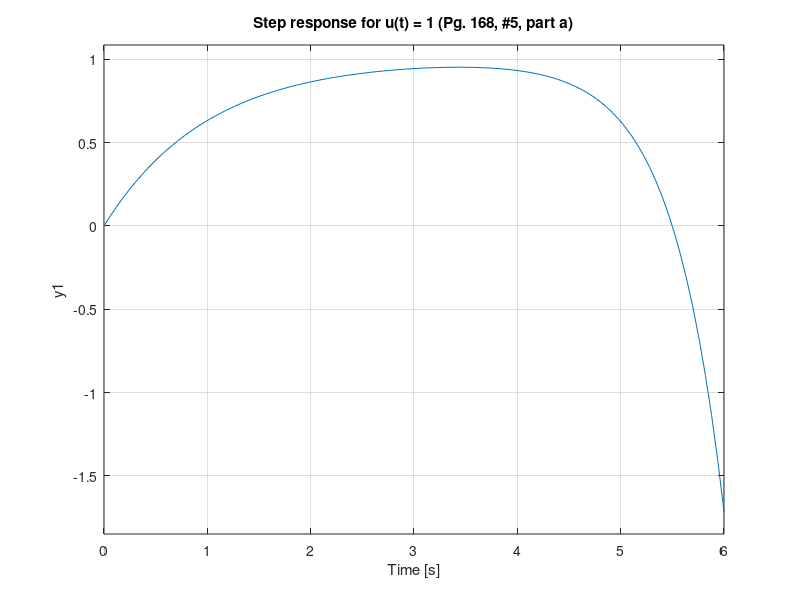
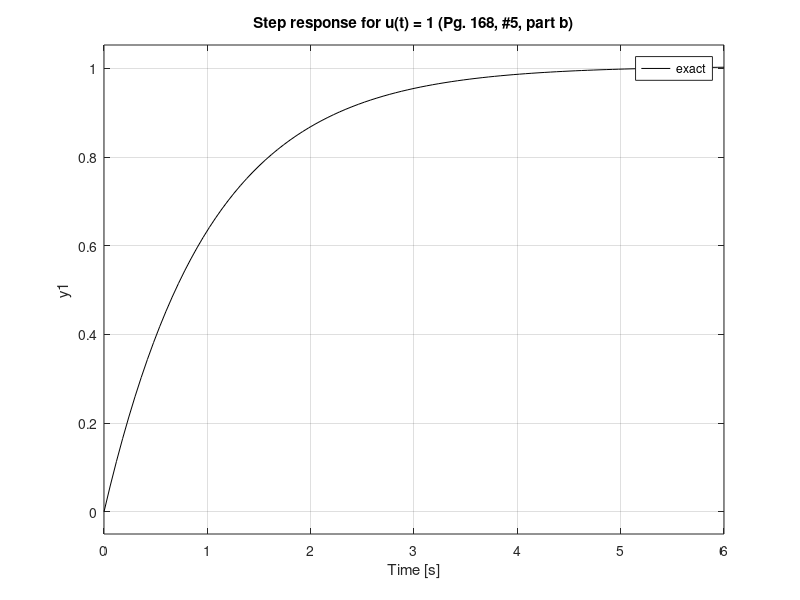

Reproduce these figures in MATLAB, in order. (Note: this script raises an error after producing the figures.)
% AAE 301 - HW 08
%
% Jordan Mayer

% Problem 5

num = [1, -2.0001];
den = [1, -1, -2];
g = tf(num, den);
figure(1);
step(1*g);grid on;title('Step response for u(t) = 1 (Pg. 168, #5, part a)');

figure(2);
num = [0, 1];
den = [1, 1];
g = tf(num, den);hold on;
step(1*g, '^c');
num = [0, 1, 2.01];
den = [1, 3, 2];
g = tf(num, den);
step(1*g, '-k');grid on;title('Step response for u(t) = 1 (Pg. 168, #5, part b)');
legend('exact', 'approximation');


% Problem 6
a = [-3, -6, -10, 10; 1, -1, 0, 0; 0, 1, 1, -2; 0, 0, 1, -2];
b = [1, 0, 0, 0]';
c = [1, -4, -2, 10];
d = 0;
[num, den] = ss2tf(a, b, c, d);g = tf(num, den)
g = minreal(g)
[A, B, C, D] = minreal(a, b, c, d)
figure(3);
step(30*g, '^c');hold on;

num = [0, 0, 30, -120, 90];
den = [1, 3, 7, 5, 0];
[r, p, k] = residue(num, den)
t = linspace(0, 12, 1000);
y = 42*exp(-t).*cos(2*t) + 6*exp(-t).*sin(2*t) - 60*exp(-t) + 18;
plot(t, y, '-k');title('y(t) for u(t)=30 (Pg. 168, #7, part g)');
xlabel('t');ylabel('y(t)');legend('step','y(t)');grid on;